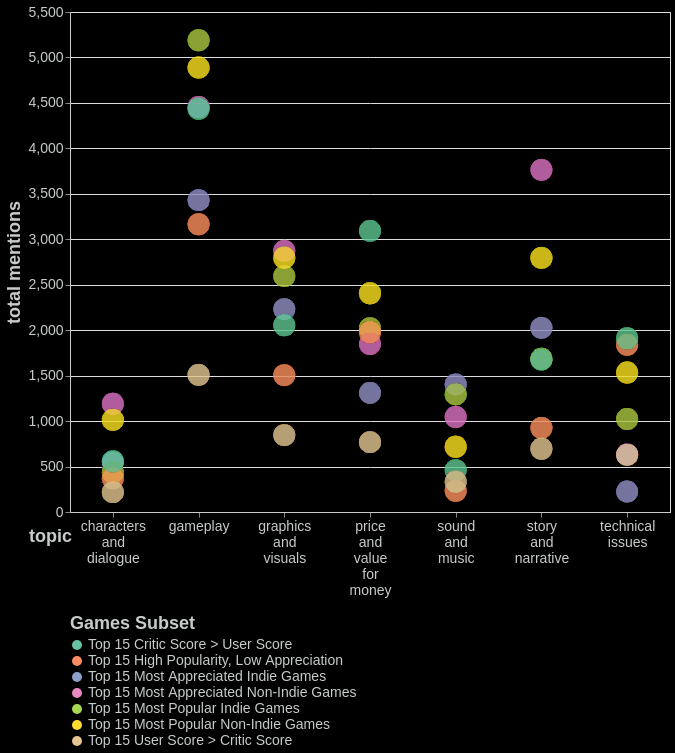

This figure's Vega-Lite source:
### Vega-Lite specification from a JSON file in a GitHub repository (floating-point values rounded to 4 significant figures; data arrays with more than 128 entries replaced by an {"elided": "..."} marker saying what was removed)
{"config": {"view": {"continuousWidth": 300, "continuousHeight": 300}, "axis": {"domainColor": "#C7CCC9", "labelColor": "#C7CCC9", "titleColor": "#C7CCC9"}, "background": "black", "legend": {"direction": "vertical", "labelColor": "#C7CCC9", "labelFontSize": 14, "labelLimit": 0, "orient": "bottom", "titleColor": "#C7CCC9", "titleFontSize": 18}}, "data": {"name": "data-216de859071efab32f92d7b07449a78b"}, "mark": {"type": "circle", "fillOpacity": 0.04, "size": 500}, "encoding": {"color": {"field": "games_subset_label", "scale": {"scheme": "set2"}, "title": "Games Subset", "type": "nominal"}, "tooltip": {"field": "games_subset_label", "type": "nominal"}, "x": {"axis": {"labelFontSize": 14, "labelAngle": 0, "labelAlign": "center", "labelExpr": "split(datum.label, ' ')", "titleFontSize": 18, "titleX": -20, "titleY": 15}, "field": "topic", "type": "nominal"}, "y": {"axis": {"labelFontSize": 14, "titleFontSize": 18}, "field": "topic_total", "title": "total mentions", "type": "quantitative"}}, "height": 500, "transform": [{"joinaggregate": [{"op": "sum", "field": "counts", "as": "topic_total"}], "groupby": ["games_subset_label", "topic"]}], "width": 600, "$schema": "https://vega.github.io/schema/vega-lite/v5.20.1.json", "datasets": {"data-216de859071efab32f92d7b07449a78b": {"elided": "2184 records"}}}
